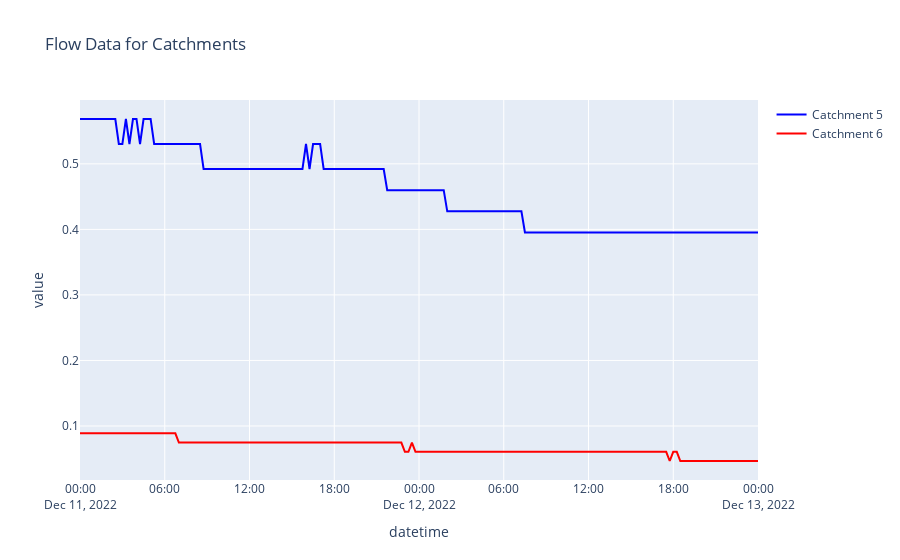

The code cell stored with this chart in its notebook:
### Code cell
df = pd.DataFrame(data)

measurement_type = "Flow"   # "Soil Moisture @ 15cm Depth"  or Flow
df_catchment5 = df.loc[(df['catchmentid'] == 5) & (df['meastypedisplayname'] == measurement_type)].copy()
df_catchment6 = df.loc[(df['catchmentid'] == 6) & (df['meastypedisplayname'] == measurement_type)].copy()
    
# Convert datetime strings to datetime objects
df_catchment5['datetime'] = pd.to_datetime( df_catchment5['datetime'])
df_catchment6['datetime'] = pd.to_datetime( df_catchment6['datetime'])
    
# Check for duplicates and remove them
df_catchment5 = df_catchment5.drop_duplicates(subset=['datetime'])
df_catchment6 = df_catchment6.drop_duplicates(subset=['datetime'])

    # Check if DataFrames are not empty
if not df_catchment5.empty or not df_catchment6.empty:
    # Create a line chart using plotly.graph_objects
    #print(df_catchment5)
    fig = go.Figure()

    fig.add_trace(go.Scatter(x=df_catchment5['datetime'], y=df_catchment5['value'],
                        mode='lines', name='Catchment 5', line=dict(color='blue')))
    fig.add_trace(go.Scatter(x=df_catchment6['datetime'], y=df_catchment6['value'],
                         mode='lines', name='Catchment 6', line=dict(color='red')))

    fig.update_layout(
            title=f'{measurement_type} Data for Catchments',
            xaxis_title='datetime',
            yaxis_title='value'
        )

    # Show the chart
    fig.show()

### Figure 1 — Plotly figure (JSON) as saved in the notebook; plotly's stock layout.template omitted (floating-point values rounded to 4 significant figures; data arrays with more than 128 entries replaced by an {"elided": "..."} marker saying what was removed)
{"data": [{"line": {"color": "blue"}, "mode": "lines", "name": "Catchment 5", "type": "scatter", "x": {"elided": "193 str values"}, "y": {"elided": "193 float values"}}, {"line": {"color": "red"}, "mode": "lines", "name": "Catchment 6", "type": "scatter", "x": {"elided": "193 str values"}, "y": {"elided": "193 float values"}}], "layout": {"autosize": true, "title": {"text": "Flow Data for Catchments"}, "xaxis": {"autorange": true, "range": ["2022-12-11", "2022-12-13"], "title": {"text": "datetime"}, "type": "date"}, "yaxis": {"autorange": true, "range": [0.01759, 0.5975], "title": {"text": "value"}, "type": "linear"}}}
